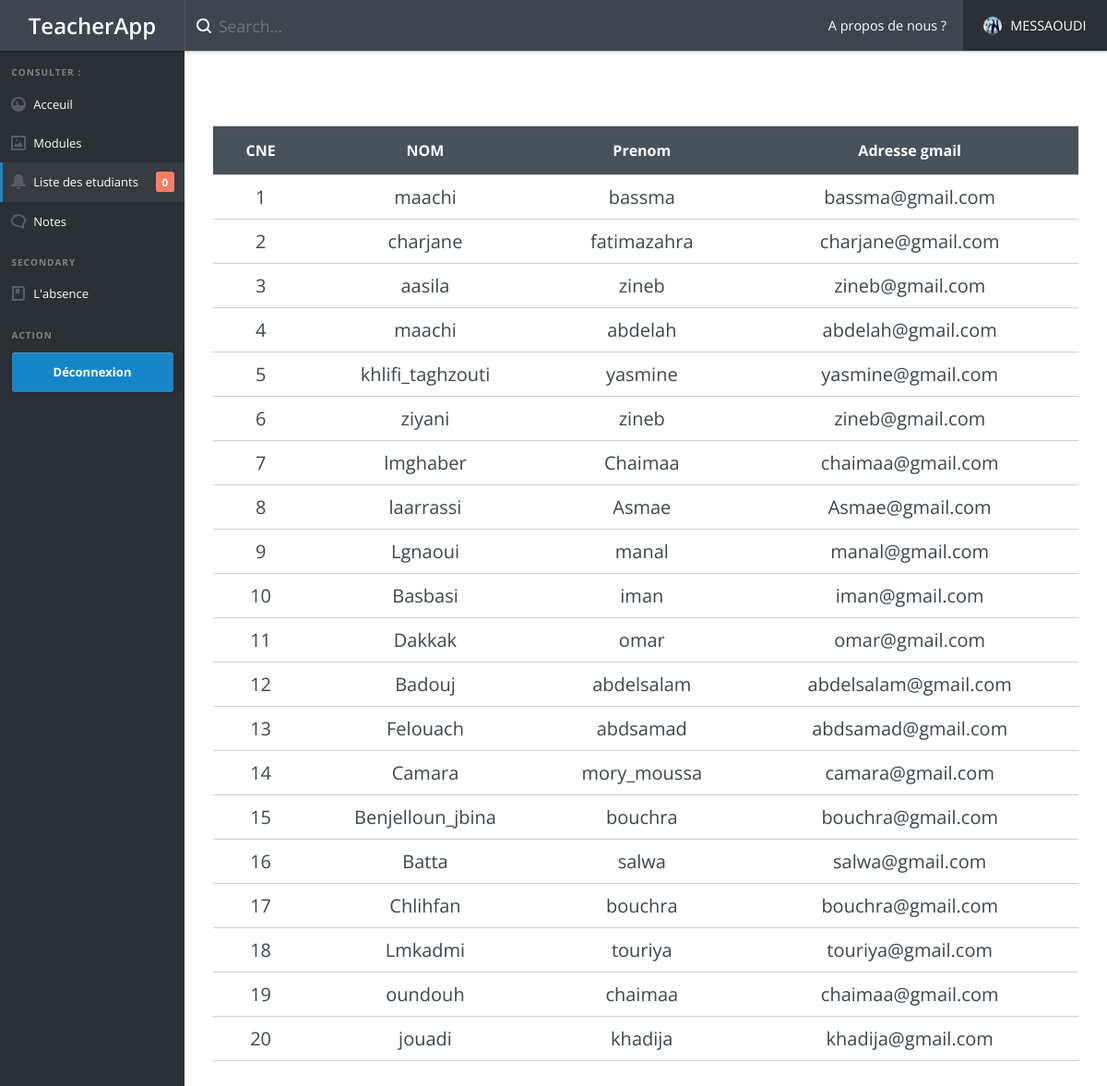
The page /listeglobale_etud.php (signed in) on the database its author committed.
### tables this page shows
CREATE TABLE IF NOT EXISTS `etudiant` (
  `Id_etudiant` int(11) NOT NULL AUTO_INCREMENT,
  `Nom_etudiant` varchar(45) DEFAULT NULL,
  `Prenom_etudiant` varchar(45) DEFAULT NULL,
  `Adr_mail` varchar(45) DEFAULT NULL,
  PRIMARY KEY (`Id_etudiant`)
);

### autoloader_header.php (called while the page is built, shortened)
<?php
class autoloader_header{
    static function autoload($class)
    {
        $file1 = 'class/'.$class.'.php';
    }
}

### call_manager.php (called while the page is built, shortened)
<?php
		include ("autoloader_header.php");
        $conn = connexion_header("parametre");
        $etudiantmanager=new etudiantmanager($conn);
?>

### class/etudiantmanager.php (called while the page is built, shortened)
<?php
class etudiantmanager{
	private $conn;
	public function setDb($conn){
		$this->conn=$conn;
	}
	public function get_liste_etudiant(){
		$req="SELECT * FROM etudiant";
		$result=$this->conn->query($req);
		return $result;
	}
}
?>

### listeglobale_etud.php (the view, shortened to what this page needs)
<?php
    if(isset($_SESSION['login'])){
        require 'inc/header.php';
        $donnees=$etudiantmanager->get_liste_etudiant();
    if(!$donnees)
        echo "Lecture impossible";
    else{
    ?>
    <table id="table1" >
        <thead>
            <tr>
                <th>CNE</th>
                <th>NOM</th>
                <th>Prenom</th>
                <th>Adresse gmail</th>
            </tr>
        </thead>
        <tbody>
            <?php
                   while ($ligne=$donnees->fetch(PDO::FETCH_ASSOC)) {
                       echo "<tr>";
                       foreach ($ligne as $value) {
                           echo "<td>".$value."</td>";
                       }
                       echo "</tr>";
                   }
                ?>
        </tbody>
    </table>
    <?php }
    require 'inc/footer.php'; }
    else
        header('Location: authentification/login.php');?>

### assets/css/style2.css (style rules this page uses)
#table1 { width:100%; }
#table1 thead { border-top: 1px solid #ccd0d5; background-color: #495159; }
#table1 thead tr th { font-weight:700; padding: 15px; color:white; font-size: 0.8em; }
#table1 tbody tr { border-top: 1px solid #ccd0d5; border-bottom: 1px solid #ccd0d5; }
#table1 tbody tr td { padding:10px 0px; }

### rows shown on the page
etudiant: Id_etudiant "1", Nom_etudiant "maachi", Prenom_etudiant "bassma", Adr_mail "bassma@gmail.com"
etudiant: Id_etudiant "2", Nom_etudiant "charjane", Prenom_etudiant "fatimazahra", Adr_mail "charjane@gmail.com"
etudiant: Id_etudiant "3", Nom_etudiant "aasila", Prenom_etudiant "zineb", Adr_mail "zineb@gmail.com"
etudiant: Id_etudiant "4", Nom_etudiant "maachi", Prenom_etudiant "abdelah", Adr_mail "abdelah@gmail.com"
etudiant: Id_etudiant "5", Nom_etudiant "khlifi_taghzouti", Prenom_etudiant "yasmine", Adr_mail "yasmine@gmail.com"
etudiant: Id_etudiant "6", Nom_etudiant "ziyani", Prenom_etudiant "zineb", Adr_mail "zineb@gmail.com"
etudiant: Id_etudiant "7", Nom_etudiant "lmghaber", Prenom_etudiant "Chaimaa", Adr_mail "chaimaa@gmail.com"
etudiant: Id_etudiant "8", Nom_etudiant "laarrassi", Prenom_etudiant "Asmae", Adr_mail "Asmae@gmail.com"
etudiant: Id_etudiant "9", Nom_etudiant "Lgnaoui", Prenom_etudiant "manal", Adr_mail "manal@gmail.com"
etudiant: Id_etudiant "10", Nom_etudiant "Basbasi", Prenom_etudiant "iman", Adr_mail "iman@gmail.com"
etudiant: Id_etudiant "11", Nom_etudiant "Dakkak", Prenom_etudiant "omar", Adr_mail "omar@gmail.com"
etudiant: Id_etudiant "12", Nom_etudiant "Badouj", Prenom_etudiant "abdelsalam", Adr_mail "abdelsalam@gmail.com"
etudiant: Id_etudiant "13", Nom_etudiant "Felouach", Prenom_etudiant "abdsamad", Adr_mail "abdsamad@gmail.com"
etudiant: Id_etudiant "14", Nom_etudiant "Camara", Prenom_etudiant "mory_moussa", Adr_mail "camara@gmail.com"
etudiant: Id_etudiant "15", Nom_etudiant "Benjelloun_jbina", Prenom_etudiant "bouchra", Adr_mail "bouchra@gmail.com"
etudiant: Id_etudiant "16", Nom_etudiant "Batta", Prenom_etudiant "salwa", Adr_mail "salwa@gmail.com"
etudiant: Id_etudiant "17", Nom_etudiant "Chlihfan", Prenom_etudiant "bouchra", Adr_mail "bouchra@gmail.com"
etudiant: Id_etudiant "18", Nom_etudiant "Lmkadmi", Prenom_etudiant "touriya", Adr_mail "touriya@gmail.com"
etudiant: Id_etudiant "19", Nom_etudiant "oundouh", Prenom_etudiant "chaimaa", Adr_mail "chaimaa@gmail.com"
etudiant: Id_etudiant "20", Nom_etudiant "jouadi", Prenom_etudiant "khadija", Adr_mail "khadija@gmail.com"

### other values the page prints
$_SESSION['login'] "MESSAOUDI"
count($donnees) "0"
